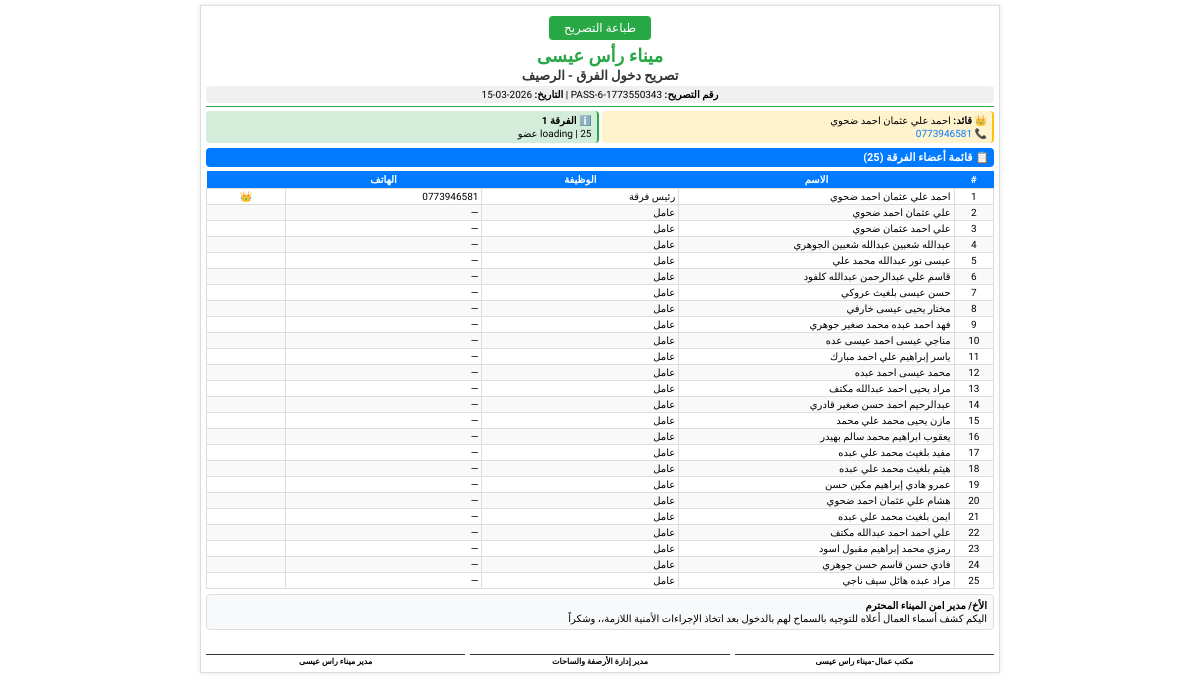
The app's page /team-pass/6 (signed in) with its own data.
### models.py (models this page shows, shortened)
class Team(db.Model):
    __tablename__ = 'teams'
    id = db.Column(db.Integer, primary_key=True)
    name = db.Column(db.String(100), nullable=False)
    team_type = db.Column(db.String(50), nullable=False)
    leader_id = db.Column(db.Integer, db.ForeignKey('employees.id'), nullable=True)
    created_at = db.Column(db.DateTime, default=datetime.utcnow)
    is_active = db.Column(db.Boolean, default=True)
    members = db.relationship('Employee', foreign_keys='Employee.team_id', back_populates='team')
    leader = db.relationship('Employee', foreign_keys=[leader_id])
    operation_teams = db.relationship('OperationTeam', back_populates='team', cascade='all, delete-orphan')

class Employee(db.Model):
    __tablename__ = 'employees'
    id = db.Column(db.Integer, primary_key=True)
    name = db.Column(db.String(100), nullable=False)
    national_id = db.Column(db.String(20), unique=True, nullable=False)
    birth_place = db.Column(db.String(100), nullable=False)
    current_address = db.Column(db.String(200), nullable=False)
    birth_date = db.Column(db.Date, nullable=False)
    profession = db.Column(db.String(100), nullable=False)
    team_id = db.Column(db.Integer, db.ForeignKey('teams.id'), nullable=True)
    phone = db.Column(db.String(20))
    hire_date = db.Column(db.Date, default=datetime.utcnow)
    is_active = db.Column(db.Boolean, default=True)
    team = db.relationship('Team', foreign_keys=[team_id], back_populates='members')

### app.py (the view)
@app.route('/team-pass/<int:team_id>')
@login_required
def team_pass_page(team_id):
    team = Team.query.get_or_404(team_id)
    current_ops = []
    for ot in team.operation_teams:
        if not ot.operation.end_time:
            current_ops.append(ot.operation)
    return render_template('team_pass.html',
                           team=team,
                           operations=current_ops,
                           now=datetime.now())

### app.py (called while the page is built)
@app.context_processor
def inject_now():
    from datetime import datetime
    return {'now': datetime.now}

@login_manager.user_loader
def load_user(user_id):
    return User.query.get(int(user_id))

### templates/team_pass.html (shortened to what this page needs)
<!DOCTYPE html>
<html lang="ar" dir="rtl">
<head>
</head>
<body>
    <div class="pass-container">
        <div class="print-button">
            <button class="print-btn" onclick="window.print()">
                 طباعة التصريح
            </button>
        </div>
        <div class="header">
            <h1>ميناء رأس عيسى</h1>
            <h2>تصريح دخول الفرق - الرصيف</h2>
            <div class="pass-info">
                <strong>رقم التصريح:</strong> PASS-{{ team.id }}-{{ now.timestamp()|int }} |
                <strong>التاريخ:</strong> {{ now.strftime('%Y-%m-%d') }}
            </div>
        </div>
        <div class="leader-team">
            <div class="leader-box">
                <div><strong>👑 قائد:</strong> {{ team.leader.name if team.leader else '—' }}</div>
                <div><span style="color: #007bff;">📞 {{ team.leader.phone if team.leader else '—' }}</span></div>
            </div>
            <div class="team-box">
                <div><strong>ℹ️ {{ team.name }}</strong></div>
                <div>{{ team.team_type }} | {{ team.members|length }} عضو</div>
            </div>
        </div>
        <div class="section-title">📋 قائمة أعضاء الفرقة ({{ team.members|length }})</div>
        <table>
            <thead>
                <tr>
                    <th width="5%">#</th>
                    <th width="35%">الاسم</th>
                    <th width="25%">الوظيفة</th>
                    <th width="25%">الهاتف</th>
                    <th width="10%"></th>
                </tr>
            </thead>
            <tbody>
                {% for member in team.members %}
                <tr>
                    <td style="text-align: center;">{{ loop.index }}</td>
                    <td>{{ member.name }}</td>
                    <td>{{ member.profession }}</td>
                    <td style="direction: ltr;">{{ member.phone or '—' }}</td>
                    <td style="text-align: center;">{% if member.id == team.leader_id %}👑{% endif %}</td>
                </tr>
                {% endfor %}
            </tbody>
        </table>
        <div class="footer-text">
            <strong>الأخ/ مدير امن الميناء المحترم</strong><br>
            اليكم كشف أسماء العمال أعلاه للتوجيه بالسماح لهم بالدخول بعد اتخاذ الإجراءات الأمنية اللازمة،، وشكراً
        </div>
        <div class="signatures">
            <div class="signature-box">
                <div class="signature-line"></div>
                <div class="signature-title">مكتب عمال-ميناء راس عيسى</div>
            </div>
            <div class="signature-box">
                <div class="signature-line"></div>
                <div class="signature-title">مدير إدارة الأرصفة والساحات</div>
            </div>
            <div class="signature-box">
                <div class="signature-line"></div>
                <div class="signature-title">مدير ميناء راس عيسى</div>
            </div>
        </div>
    </div>
</body>
</html>

### templates/team_pass.html (style rules this page uses)
* { margin: 0; padding: 0; box-sizing: border-box; font-family: 'Cairo', sans-serif; }
body { background: white; padding: 5px; display: flex; justify-content: center; }
.pass-container { max-width: 800px; width: 100%; background: white; padding: 5px; border: 1px solid #ddd; box-shadow: 0 0 5px rgba(0,0,0,0.1); }
.header { text-align: center; border-bottom: 1px solid #28a745; padding-bottom: 3px; margin-bottom: 4px; }
.header h1 { color: #28a745; font-size: 18px; margin: 0; line-height: 1.2; }
.header h2 { color: #333; font-size: 13px; margin: 1px 0; line-height: 1.2; }
.pass-info { background: #f0f0f0; padding: 3px 5px; border-radius: 3px; margin-top: 3px; font-size: 10px; }
.leader-team { display: grid; grid-template-columns: 1fr 1fr; gap: 3px; margin-bottom: 5px; }
.leader-box { background: #fff3cd; padding: 3px 5px; border-radius: 4px; border-right: 2px solid #ffc107; font-size: 10px; line-height: 1.3; }
.leader-box div { white-space: nowrap; overflow: hidden; text-overflow: ellipsis; }
.team-box { background: #d4edda; padding: 3px 5px; border-radius: 4px; border-right: 2px solid #28a745; font-size: 10px; line-height: 1.3; }
.team-box div { white-space: nowrap; overflow: hidden; text-overflow: ellipsis; }
.section-title { background: #007bff; color: white; padding: 3px 5px; border-radius: 4px; margin-bottom: 4px; font-size: 11px; font-weight: bold; }
table { width: 100%; border-collapse: collapse; margin-bottom: 5px; font-size: 10px; }
th { background: #007bff; color: white; padding: 3px; text-align: center; font-size: 10px; }
td { padding: 2px 3px; border: 1px solid #ddd; text-align: right; font-size: 10px; }
tr:nth-child(even) { background: #f9f9f9; }
.footer-text { background: #f8f9fa; padding: 4px 6px; border-radius: 4px; margin: 5px 0; border: 1px solid #ddd; font-size: 10px; line-height: 1.3; }
.signatures { display: grid; grid-template-columns: repeat(3, 1fr); gap: 5px; margin-top: 3px; }
.signature-box { text-align: center; }
.signature-line { border-bottom: 1px solid #333; height: 20px; margin-bottom: 2px; }
.signature-title { font-size: 8px; font-weight: bold; line-height: 1.2; }
.print-button { text-align: center; margin: 5px 0; }
.print-btn { background: #28a745; color: white; border: none; padding: 5px 15px; border-radius: 4px; font-size: 12px; cursor: pointer; font-family: 'Cairo', sans-serif; }

### records on screen
Team: id "6", name "الفرقة 1", team_type "loading"
Employee: leader "احمد علي عثمان احمد ضحوي", leader "0773946581", name "احمد علي عثمان احمد ضحوي", profession "رئيس فرقة", phone "0773946581"
Employee: name "علي عثمان احمد ضحوي", profession "عامل", phone "—"
Employee: name "علي احمد عثمان ضحوي", profession "عامل", phone "—"
Employee: name "عبدالله شعبين عبدالله شعبين الجوهري", profession "عامل", phone "—"
Employee: name "عيسى نور عبدالله محمد علي", profession "عامل", phone "—"
Employee: name "قاسم علي عبدالرحمن عبدالله كلفود", profession "عامل", phone "—"
Employee: name "حسن عيسى بلغيث عروكي", profession "عامل", phone "—"
Employee: name "مختار يحيى عيسى خارفي", profession "عامل", phone "—"
Employee: name "فهد احمد عبده محمد صغير جوهري", profession "عامل", phone "—"
Employee: name "مناجي عيسى احمد عيسى عده", profession "عامل", phone "—"
Employee: name "ياسر إبراهيم علي احمد مبارك", profession "عامل", phone "—"
Employee: name "محمد عيسى احمد عبده", profession "عامل", phone "—"
Employee: name "مراد يحيى احمد عبدالله مكتف", profession "عامل", phone "—"
Employee: name "عبدالرحيم احمد حسن صغير قادري", profession "عامل", phone "—"
Employee: name "مازن يحيى محمد علي محمد", profession "عامل", phone "—"
Employee: name "يعقوب ابراهيم محمد سالم بهيدر", profession "عامل", phone "—"
Employee: name "مفيد بلغيث محمد علي عبده", profession "عامل", phone "—"
Employee: name "هيثم بلغيث محمد علي عبده", profession "عامل", phone "—"
Employee: name "عمرو هادي إبراهيم مكين حسن", profession "عامل", phone "—"
Employee: name "هشام علي عثمان احمد ضحوي", profession "عامل", phone "—"
Employee: name "ايمن بلغيث محمد علي عبده", profession "عامل", phone "—"
Employee: name "علي احمد احمد عبدالله مكتف", profession "عامل", phone "—"
Employee: name "رمزي محمد إبراهيم مقبول اسود", profession "عامل", phone "—"
Employee: name "فادي حسن قاسم حسن جوهري", profession "عامل", phone "—"
Employee: name "مراد عبده هائل سيف ناجي", profession "عامل", phone "—"

### other values on screen
{{ now.strftime('%Y-%m-%d') }} "2026-03-15"
{{ team.members|length }} "25"
